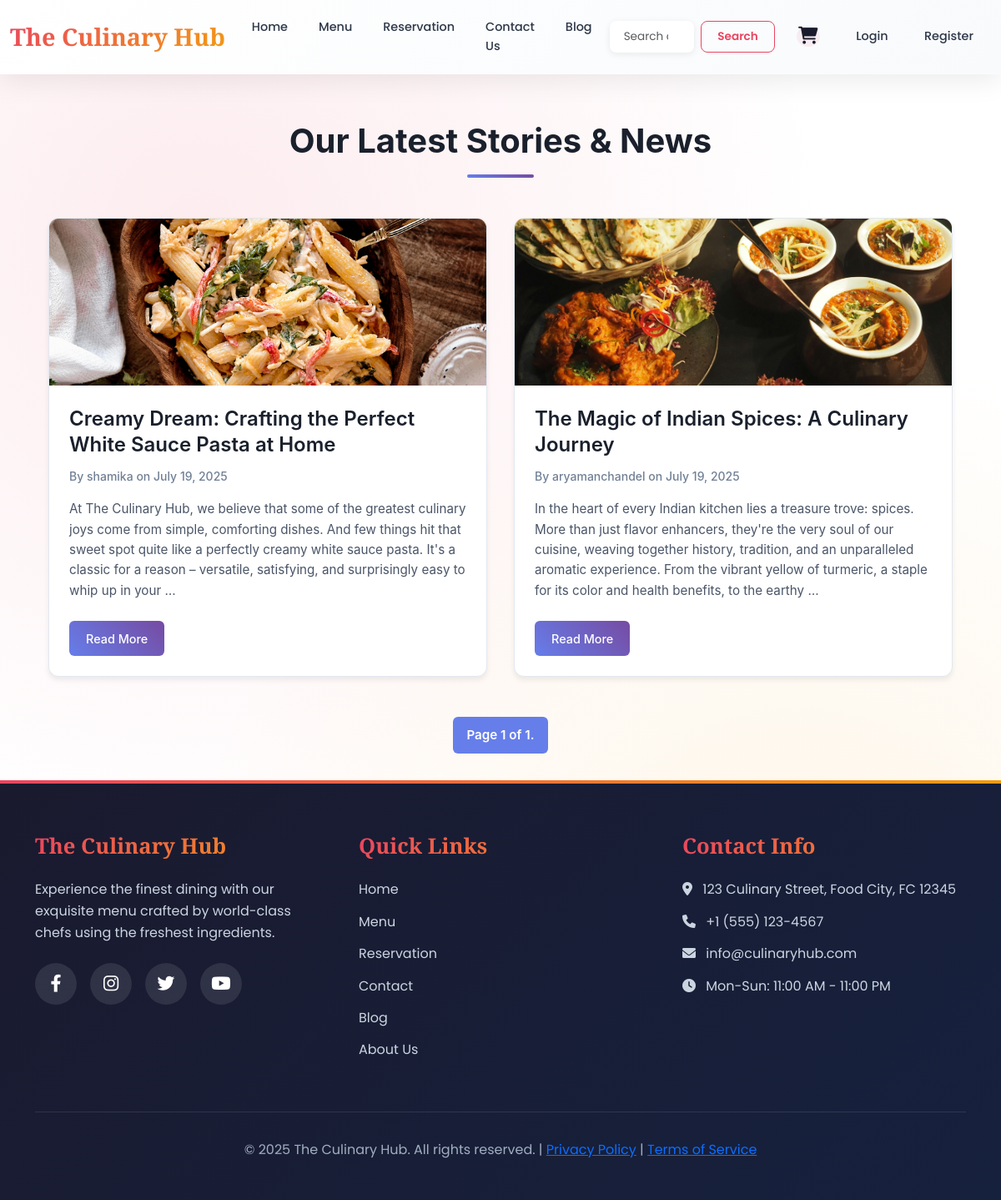
Screenshot of /blog/ with the database file from the repository.
### home/models.py (models this page shows, shortened)
class BlogPost(models.Model):
    title = models.CharField(max_length=200)
    slug = models.SlugField(max_length=200, unique=True,
                            help_text="A short label for the URL, containing only letters, numbers, underscores or hyphens.")
    author = models.ForeignKey(User, on_delete=models.CASCADE, related_name='blog_posts')
    content = models.TextField()
    image = models.ImageField(upload_to='blog_images/', blank=True, null=True,
                              help_text="Optional: An image to display with the blog post.")
    published_date = models.DateTimeField(default=timezone.now)
    created_at = models.DateTimeField(auto_now_add=True)
    updated_at = models.DateTimeField(auto_now=True)
    is_published = models.BooleanField(default=False,
                                       help_text="Check to make the post public.")
    class Meta:
        ordering = ['-published_date']
        verbose_name = "Blog Post"
        verbose_name_plural = "Blog Posts"
    def get_absolute_url(self):
        from django.urls import reverse
        return reverse('home:blog_detail', kwargs={'slug': self.slug})

### home/views.py (the view)
# urls.py: path('blog/', views.blog_list, name='blog_list'),
def blog_list(request):
    posts_list = BlogPost.objects.filter(is_published=True, published_date__lte=timezone.now()).order_by('-published_date')
    paginator = Paginator(posts_list, 5) # Show 5 posts per page
    page = request.GET.get('page')
    try:
        posts = paginator.page(page)
    except PageNotAnInteger:
        posts = paginator.page(1)
    except EmptyPage:
        posts = paginator.page(paginator.num_pages)
    context = {
        'posts': posts,
    }
    return render(request, 'home/blog_list.html', context)

### home/templates/home/blog_list.html (shortened to what this page needs)
{% extends 'base.html' %}
{% load static %}
{% block content %}
<section class="blog-list-section">
    <h1>Our Latest Stories & News</h1>
    <div class="blog-posts-container">
        {% for post in posts %}
            <article class="blog-post-card">
                {% if post.image %}
                    <img src="{{ post.image.url }}" alt="{{ post.title }}" class="blog-post-image">
                {% endif %}
                <div class="blog-post-content">
                    <h2><a href="{{ post.get_absolute_url }}">{{ post.title }}</a></h2>
                    <p class="post-meta">
                        By {{ post.author.username }} on {{ post.published_date|date:"F d, Y" }}
                    </p>
                    <p>{{ post.content|truncatewords:50 }}</p>
                    <a href="{{ post.get_absolute_url }}" class="read-more-btn">Read More</a>
                </div>
            </article>
        {% empty %}
            <p>No blog posts found. Check back later!</p>
        {% endfor %}
    </div>
    <div class="pagination">
        <span class="step-links">
            <span class="current">
                Page {{ posts.number }} of {{ posts.paginator.num_pages }}.
            </span>
        </span>
    </div>
</section>
{% endblock %}

### templates/base.html (style rules this page uses)
:root { --primary-color: #1a1a2e; --secondary-color: #16213e; --accent-color: #e94560; --accent-light: #f39c12; --text-dark: #2d3748; --text-light: #718096; --text-white: #ffffff; --bg-light: #f8fafc; --bg-card: #ffffff; --bg-dark: #0f0f23; --shadow-light: rgba(0, 0, 0, 0.08); --shadow-medium: rgba(0, 0, 0, 0.12); --shadow-heavy: rgba(0, 0, 0, 0.20); --border-radius: 16px; --border-radius-small: 8px; --transition: all 0.3s cubic-bezier(0.4, 0, 0.2, 1); --gradient-primary: linear-gradient(135deg, #1a1a2e 0%, #16213e 100%); --gradient-accent: linear-gradient(135deg, #e94560 0%, #f39c12 100%); --gradient-card: linear-gradient(135deg, #ffffff 0%, #f8fafc 100%); }
* { margin: 0; padding: 0; box-sizing: border-box; }
body { background: linear-gradient(135deg, #f8fafc 0%, #e2e8f0 100%); font-family: 'Poppins', sans-serif; line-height: 1.6; color: var(--text-dark); min-height: 100vh; overflow-x: hidden; }
.bg-pattern { background-image: radial-gradient(circle at 20% 20%, rgba(233, 69, 96, 0.1) 0%, transparent 50%), radial-gradient(circle at 80% 80%, rgba(243, 156, 18, 0.1) 0%, transparent 50%); }

### home/templates/home/blog_list.html (style rules this page uses)
.blog-list-section { max-width: 1200px; margin: 0 auto; padding: 2rem 1rem; font-family: -apple-system, BlinkMacSystemFont, 'Segoe UI', Roboto, sans-serif; }
.blog-list-section h1 { text-align: center; font-size: 2.5rem; font-weight: 700; color: #1a202c; margin-bottom: 3rem; position: relative; }
.blog-list-section h1::after { content: ''; display: block; width: 80px; height: 4px; background: linear-gradient(45deg, #667eea, #764ba2); margin: 1rem auto; border-radius: 2px; }
.blog-posts-container { display: grid; grid-template-columns: repeat(auto-fit, minmax(350px, 1fr)); gap: 2rem; margin-bottom: 3rem; }
.blog-post-card { background: #ffffff; border-radius: 12px; box-shadow: 0 4px 6px rgba(0, 0, 0, 0.07); overflow: hidden; transition: all 0.3s ease; border: 1px solid #e2e8f0; }
.blog-post-image { width: 100%; height: 200px; object-fit: cover; transition: transform 0.3s ease; }
.blog-post-content { padding: 1.5rem; }
.blog-post-content h2 { margin: 0 0 0.75rem 0; font-size: 1.5rem; font-weight: 600; line-height: 1.3; }
.blog-post-content h2 a { color: #1a202c; text-decoration: none; transition: color 0.2s ease; }
.post-meta { color: #718096; font-size: 0.875rem; margin-bottom: 1rem; font-weight: 500; }
.blog-post-content > p:not(.post-meta) { color: #4a5568; line-height: 1.6; margin-bottom: 1.5rem; font-size: 0.95rem; }
.read-more-btn { display: inline-block; background: linear-gradient(45deg, #667eea, #764ba2); color: white; padding: 0.6rem 1.25rem; border-radius: 6px; text-decoration: none; font-weight: 500; font-size: 0.9rem; transition: all 0.2s ease; border: none; cursor: pointer; }
.pagination { display: flex; justify-content: center; margin-top: 3rem; }
.step-links { display: flex; align-items: center; gap: 0.5rem; font-size: 0.95rem; }
.current { padding: 0.6rem 1rem; background: #667eea; color: white; border-radius: 6px; font-weight: 600; margin: 0 0.5rem; }

### rows the page displays
BlogPost: image (picture), title "Creamy Dream: Crafting the Perfect White Sauce Pasta at Home", author.username "shamika", published_date "July 19, 2025", content "At The Culinary Hub, we believe that some of the greatest culinary joys come from simple, comforting dishes. And few things hit that sweet spot quite like a perfectly creamy white sauce pasta. It's a classic for a reason – versatile, satisfying, and surprisingly easy to whip up in your …"
BlogPost: image (picture), title "The Magic of Indian Spices: A Culinary Journey", author.username "aryamanchandel", published_date "July 19, 2025", content "In the heart of every Indian kitchen lies a treasure trove: spices. More than just flavor enhancers, they're the very soul of our cuisine, weaving together history, tradition, and an unparalleled aromatic experience. From the vibrant yellow of turmeric, a staple for its color and health benefits, to the earthy …"

### other values shown
{{ posts.number }} "1"
{{ posts.paginator.num_pages }} "1"
